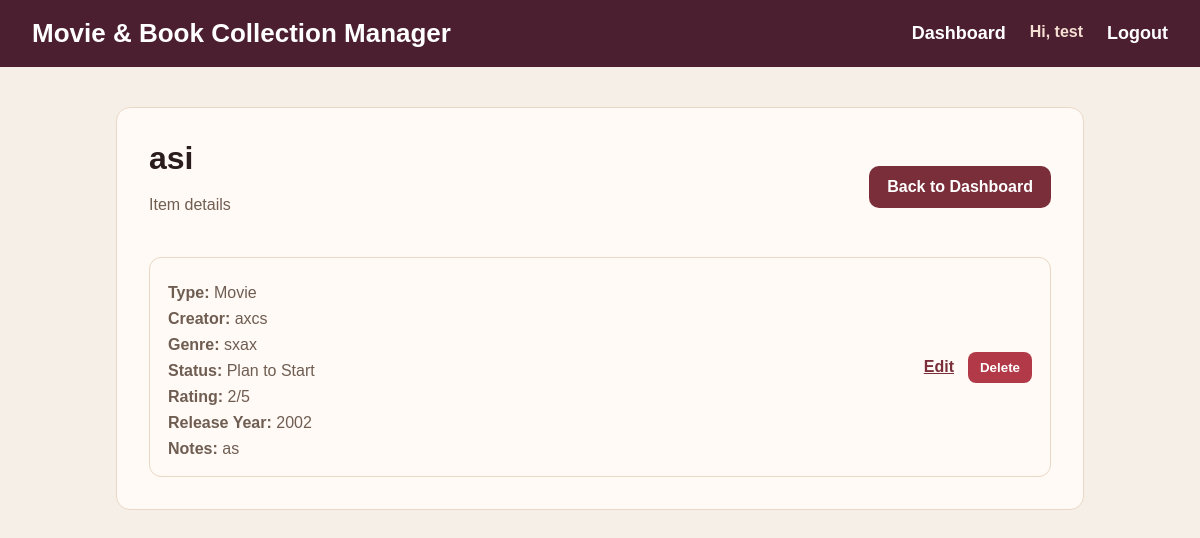
/read/2 (signed in), run on an earlier commit of the app's database.
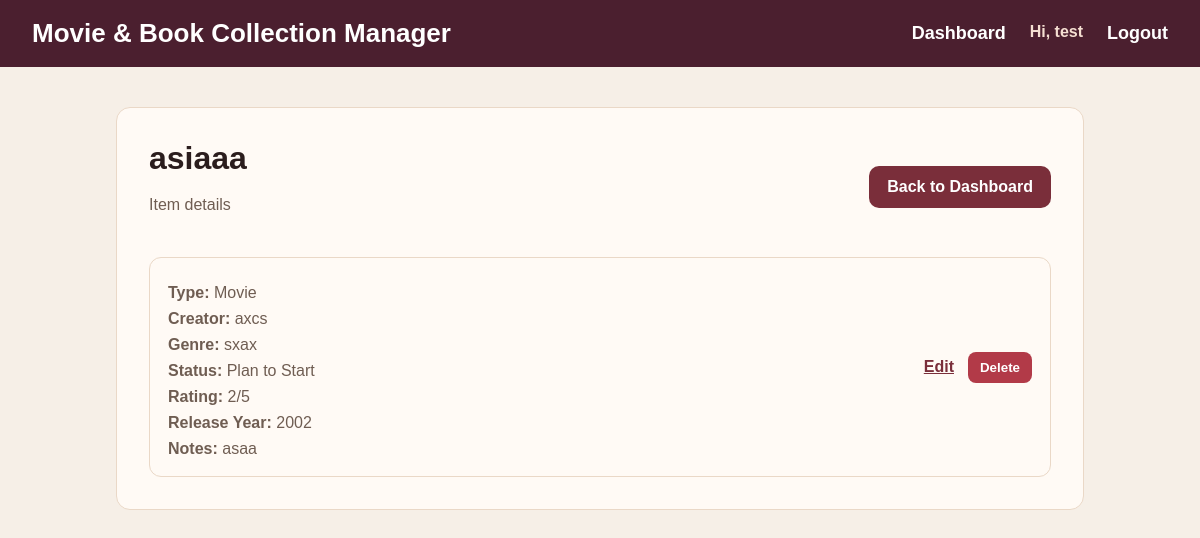
And on a later commit of the database.
### tables this page shows
CREATE TABLE collection_items (
    id INTEGER PRIMARY KEY AUTOINCREMENT,
    user_id INTEGER NOT NULL,
    title TEXT NOT NULL,
    item_type TEXT NOT NULL,
    creator TEXT,
    genre TEXT,
    status TEXT NOT NULL,
    rating INTEGER,
    notes TEXT,
    release_year INTEGER,
    created_at TEXT DEFAULT CURRENT_TIMESTAMP,
    FOREIGN KEY (user_id) REFERENCES users(id)
);

### app.py (the view)
    def wrapper(*args, **kwargs):
        if session.get("user_id") is None:
            return redirect(url_for("signin"))
        return route_function(*args, **kwargs)

### app.py (called while the page is built)
def login_required(route_function):
    def wrapper(*args, **kwargs):
        if session.get("user_id") is None:
            return redirect(url_for("signin"))
        return route_function(*args, **kwargs)
    wrapper.__name__ = route_function.__name__
    return wrapper

@app.route("/read/<int:item_id>")
@login_required
def read_item(item_id):
    connection = get_db_connection()
    item = connection.execute(
        "SELECT * FROM collection_items WHERE id = ? AND user_id = ?",
        (item_id, session["user_id"])
    ).fetchone()
    connection.close()
    if item is None:
        return "item not found"
    return render_template("read_item.html", item=item)

### database.py (called while the page is built)
def get_db_connection():
    connection = sqlite3.connect(DATABASE_NAME)
    connection.row_factory = sqlite3.Row
    return connection

### templates/read_item.html
{% extends "base.html" %}
{% block content %}
<section class="card">
    <div class="dashboard-header">
        <div>
            <h2>{{ item["title"] }}</h2>
            <p class="muted">Item details</p>
        </div>
        <a href="/" class="add-button">Back to Dashboard</a>
    </div>
    <div class="item-list">
        <div class="item-card">
            <div class="item-main">
                <p><strong>Type:</strong> {{ item["item_type"] }}</p>
                {% if item["creator"] %}
                    <p><strong>Creator:</strong> {{ item["creator"] }}</p>
                {% endif %}
                {% if item["genre"] %}
                    <p><strong>Genre:</strong> {{ item["genre"] }}</p>
                {% endif %}
                <p><strong>Status:</strong> {{ item["status"] }}</p>
                {% if item["rating"] %}
                    <p><strong>Rating:</strong> {{ item["rating"] }}/5</p>
                {% else %}
                    <p><strong>Rating:</strong> No rating</p>
                {% endif %}
                {% if item["release_year"] %}
                    <p><strong>Release Year:</strong> {{ item["release_year"] }}</p>
                {% endif %}
                {% if item["notes"] %}
                    <p><strong>Notes:</strong> {{ item["notes"] }}</p>
                {% endif %}
            </div>
            <div class="item-details">
                <a href="/edit/{{ item['id'] }}" class="edit-link">Edit</a>
                <form method="POST" action="/delete/{{ item['id'] }}" class="delete-form">
                    <button type="submit" class="delete-button">Delete</button>
                </form>
            </div>
        </div>
    </div>
</section>
{% endblock %}

What changed in the data, as far as the page shows it:
changed collection_items "Movie": title "asi" → "asiaaa"; notes "as" → "asaa"
